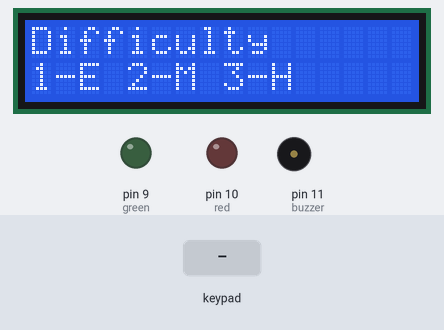
A sketch run on a simulated Arduino Uno, built with avr-gcc and run on an emulated ATmega328P. On the bench: 16×2 character LCD, output pins drawn as LEDs (lit = HIGH), buzzer (waves = sounding). The test bench sets the inputs (shaded band). Random numbers use the default seed unless the sketch sets one.

Above: at 3.2 s.
3.3 s: keypad keys 3 2 1 0 A pressed 0.4 s apart
At 5.8 s:
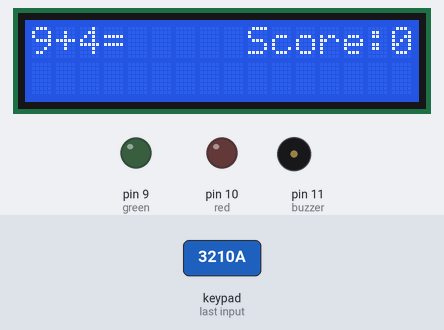
6.8 s: key '1' pressed
At 7.1 s:
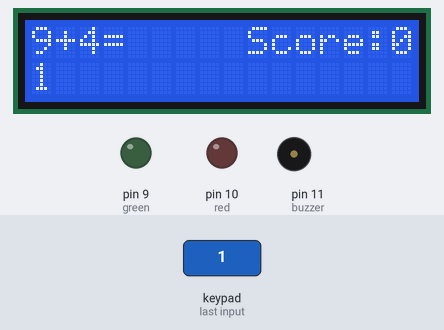
8.3 s: key 'B' pressed
At 9.1 s:
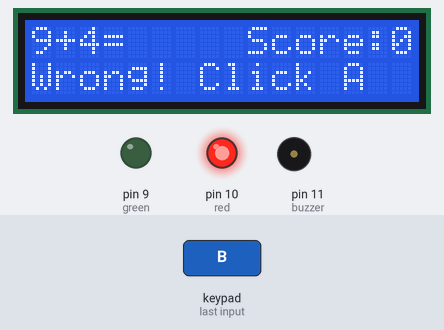
10.0 s: keypad keys 7 6 5 4 A pressed 0.4 s apart
At 12.4 s:
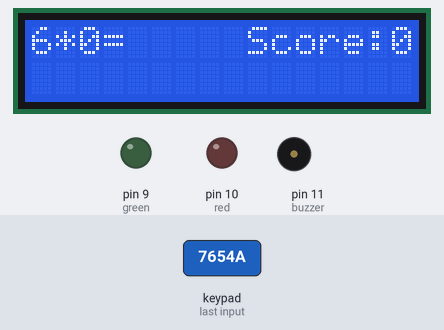
Timing chart, 0 to 13.9 s (numbered marks = the images above; inputs shaded):
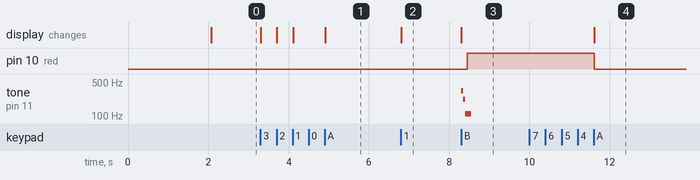

Measured:
- after the input at 3.3 s, the display: first changes at once (image 1 shows a later state)
- after the input at 6.8 s, the display: changes at once (image 2)
- after the input at 8.3 s, pin 10 (red): LOW → HIGH after 0.15 s; tone on pin 11 (buzzer): silent → 330 Hz at once, → 220 Hz 0.05 s later, → 110 Hz 0.05 s later, → silent 0.15 s later; the display: changes at once (image 3)
- after the input at 10.0 s, pin 10 (red): HIGH → LOW after 1.6 s; the display: changes after 1.6 s (image 4)

The sketch:

main.ino
```cpp
/*
 (*) Used to input negative and when
user input is not on the first value it
acts a backspace button
(#) Used to input decimal
(A) Next Question/ Start/ Continue
(B) Check/ submit answer
(C) Current stats
(D) Restart game
*/

#include <LiquidCrystal.h>
#include <Keypad.h>

LiquidCrystal lcd(13, A5, A3, 12, A4, 8);

const byte ROWS = 4;
const byte COLS = 4;

char keys [ROWS] [COLS] = {
  {'1', '2', '3', 'A'},
  {'4', '5', '6', 'B'},
  {'7', '8', '9', 'C'},
  {'-', '0', '.', 'D'}
};

byte rowPins[ROWS] = {3, 2, 1, 0};
byte colPins[COLS] = {7, 6, 5, 4};
Keypad myKeypad = Keypad( makeKeymap(keys), rowPins, colPins,
                         ROWS, COLS );
const int buzzer = 11;
const int buzzerDur = 150;
const int buzzerDel = 50;
const int green = 9;
const int red = 10;
boolean pageOne = false;
boolean difSelect = true;
boolean timerEnd = false;
bool timeON = false;
char key;
String oper;
String UserInput;
String change;
float ans;
int randOper;
int rand1;
int rand2;
int changeInt;
int divAdjust;
int cursorPosition = -1;
int score = 0;
int total = 0;
int difChoice;
int time;
int start;
int s, s1, s10;
int current;
int timeSet;

bool ansCheck(String user, float Comp) {
  change = "";
  if (user.indexOf('-') != -1) {
    for (int i = 1; i <= user.length(); i++) {
      change = change + user[i];
    }
    changeInt = 0 - change.toInt();
    if (changeInt == Comp) {
      return true;
    } else {
      return false;
    }
  } else if ((user.toFloat()) == (Comp)) {
    return true;
  } else {
    return false;
  }
}

bool numpad() {
  if (key == '1' && pageOne || key == '2' && pageOne ||
      key == '3' && pageOne || key == '4' && pageOne ||
      key == '5' && pageOne || key == '6' && pageOne ||
      key == '7' && pageOne || key == '8' && pageOne ||
      key == '9' && pageOne || key == '0' && pageOne ||
      key == '-' && pageOne || key == '.' && pageOne
      && (UserInput.indexOf('.') == -1) || key == '1' && difSelect ||
      key == '2' && difSelect || key == '3' && difSelect) {
    return true;
  } else {
    return false;
  }
}

void keyPress() {
  if (key == '1' && difSelect) {
    difChoice = 1;
  } else if (key == '2' && difSelect) {
    difChoice = 2;
  } else if (key == '3' && difSelect) {
    difChoice = 3;
  } else if (key == '-' && (UserInput.length() > 0)) {
    UserInput.remove(UserInput.length() - 1);
    lcd.clear();
    lcd.setCursor(0, 0);
    lcd.print(rand1);
    lcd.print(oper);
    lcd.print(rand2);
    lcd.print("=");
    cursorPosition = 10 - ((String(score)).length());
    lcd.setCursor(cursorPosition, 0);
    lcd.print("Score:");
    lcd.print(score);
    lcd.setCursor(0, 1);
    lcd.print(UserInput);
    cursorPosition = UserInput.length() - 1;
  } else if (UserInput.length() < 10) {
    cursorPosition = cursorPosition + 1;
    lcd.setCursor(cursorPosition, 2);
    lcd.print(key);
    UserInput = UserInput + key;
  }
}

void keyA() {
  pageOne = true;
  timerEnd = true;
  difSelect = false;

  randOper = random(0, 4);
  rand1 = random(0, 10);
  rand2 = random(0, 10);
  digitalWrite(green, LOW);
  digitalWrite(red, LOW);
  total++;

  lcd.clear();
  if (randOper == 0) {
    oper = "+";
    ans = rand1 + rand2;
  } else if (randOper == 1) {
    oper = "-";
    ans = rand1 - rand2;
  } else if (randOper == 2) {
    oper = "*";
    ans = rand1 * rand2;
  } else if (randOper == 3) {
    if (rand2 == 3 && rand1 != rand2 && rand1 != 0 && ((rand1 % rand2) != 0) ||
        rand2 == 6 && rand1 != rand2 && rand1 != 0 && ((rand1 % rand2) != 0) ||
        rand2 == 7 && rand1 != rand2 && rand1 != 0 && ((rand1 % rand2) != 0) ||
        rand2 == 9 && rand1 != rand2 && rand1 != 0 && ((rand1 % rand2) != 0) ||
        rand2 == 0) {
      divAdjust = random(0, 5);
      if (divAdjust == 0) {
        rand2 = rand1;
      } else if (divAdjust == 1) {
        rand2 = 1;
      } else if (divAdjust == 2) {
        rand2 = 2;
      } else if (divAdjust == 3) {
        rand2 = 4;
      } else if (divAdjust == 4) {
        rand2 = 5;
      } else {
        rand2 = 8;
      }
    }
    oper = "/";
    ans = (float(rand1) / float(rand2));
  }

  cursorPosition = 10 - ((String(score)).length());
  lcd.setCursor(cursorPosition, 0);
  lcd.print("Score:");
  lcd.print(score);

  cursorPosition = 0;
  lcd.setCursor(cursorPosition, 0);
  lcd.print(rand1);
  lcd.print(oper);
  lcd.print(rand2);
  lcd.print('=');
  cursorPosition = -1;
  UserInput = "";
}

void keyB() {
  if (ansCheck(UserInput, ans)) {
    lcd.print("Nice! Click A   ");
    tone(buzzer, 440, buzzerDur);
    delay(buzzerDel);
    tone(buzzer, 550, buzzerDur);
    delay(buzzerDel);
    tone(buzzer, 660, buzzerDur);
    delay(buzzerDel);
    digitalWrite(green, HIGH);
    score++;
  } else if (!ansCheck(UserInput, ans)) {
    lcd.print("Wrong! Click A  ");
    tone(buzzer, 330, buzzerDur);
    delay(buzzerDel);
    tone(buzzer, 220, buzzerDur);
    delay(buzzerDel);
    tone(buzzer, 110, buzzerDur);
    delay(buzzerDel);
    digitalWrite(red, HIGH);
  }
  timerEnd = false;
  pageOne = false;
}

void keyC() {
  digitalWrite(green, LOW);
  digitalWrite(red, LOW);
  lcd.clear();
  lcd.setCursor(0, 0);
  lcd.print("Total:");
  lcd.print(total);
  lcd.setCursor(0, 1);
  lcd.print("Correct:");
  lcd.print(score);
  pageOne = false;
}

void keyD() {
  digitalWrite(green, LOW);
  digitalWrite(red, LOW);
  pageOne = false;
  lcd.clear();

  lcd.print("   Welcome to   ");
  lcd.setCursor(0, 1);
  lcd.print(" Epic Math Game ");
  delay(2000);
  lcd.clear();
  lcd.setCursor(0, 0);
  lcd.print("Difficulty");
  lcd.setCursor(0, 1);
  lcd.print("1-E 2-M 3-H");
  difSelect = true;
  difChoice = 0;

  total = 0;
  score = 0;
}

void timeDone() {
  lcd.print("Out of Time! 'A'");
  tone(buzzer, 330, buzzerDur);
  delay(buzzerDel);
  tone(buzzer, 220, buzzerDur);
  delay(buzzerDel);
  tone(buzzer, 110, buzzerDur);
  delay(buzzerDel);
  digitalWrite(red, HIGH);
  timerEnd = false;
  pageOne = false;
}

void timer(bool displayTime)
{
  if (displayTime && pageOne && timerEnd) {
    time = (current - (millis() - start));
    s = (time / 1000) % 60;
    s1 = s % 10;
    s10 = (s - s1) / 10;
    lcd.setCursor(9, 1);
    lcd.print("Time:");
    lcd.print(s10);
    lcd.print(s1);
  }
}

void setup() {
  lcd.begin(16, 2);
  pinMode(green, OUTPUT);
  pinMode(red, OUTPUT);
  pinMode(buzzer, OUTPUT);
  lcd.print("   Welcome to   ");
  lcd.setCursor(0, 1);
  lcd.print(" Epic Math Game ");
  randomSeed(analogRead(0));
  start = millis();
  delay(2000);
  lcd.clear();
  lcd.setCursor(0, 0);
  lcd.print("Difficulty");
  lcd.setCursor(0, 1);
  lcd.print("1-E 2-M 3-H");
}

void loop() {
  timer(timeON);
  key = myKeypad.getKey();
  lcd.setCursor(0, 1);
  if (numpad()) {
    keyPress();
    if (difSelect == true) {
      if (difChoice == 1) {
        lcd.clear();
        lcd.setCursor(0, 0);
        lcd.print("Easy Mode");
        lcd.setCursor(0, 1);
        lcd.print("A to Continue");
        timeON = false;
        difChoice = -1;
      } else if (difChoice == 2) {
        lcd.clear();
        lcd.setCursor(0, 0);
        lcd.print("Normal Mode");
        lcd.setCursor(0, 1);
        lcd.print("A to Continue");
        timeON = true;
        timeSet = 20000;
        difChoice = -1;
      } else if (difChoice == 3) {
        lcd.clear();
        lcd.setCursor(0, 0);
        lcd.print("Hard Mode");
        lcd.setCursor(0, 1);
        lcd.print("A to Continue");
        timeON = true;
        timeSet = 10000;
        difChoice = -1;
      }
    }
  }
  else if (key == 'A' && !pageOne && difChoice == -1) {
    keyA();
    current = millis() + timeSet;
  }
  else if (key == 'B' && pageOne && time > 0 && !difSelect && UserInput != ""
           || key == 'B' && pageOne && !timeON && !difSelect && UserInput != "") {
    keyB();
  }
  else if (key == 'C' && !pageOne && !difSelect) {
    keyC();
  }
  else if (key == 'D') {
    keyD();
  }
  else if (time <= 0 && pageOne && timerEnd && timeON) {
    timeDone();
  }
}
```
